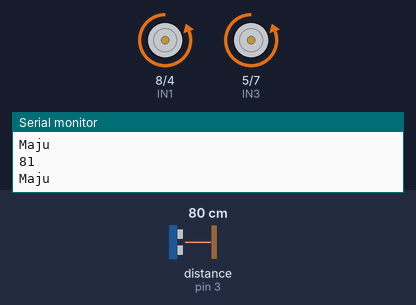
The sketch below on a simulated Arduino Uno, built with avr-gcc and run on an emulated ATmega328P. On the bench: motor-driver pin pairs drawn as motors (green arrow = first pin HIGH = forward, orange = second pin HIGH = backward, longer = more drive, scaled by the enable pin), the last lines printed to the serial monitor. The test bench sets the inputs (shaded band); at power-on: distance to the obstacle (sensor on pin 3) 80 cm. The echo pulse lasts 58.3 µs per cm.

Above: at 1.2 s.
1.3 s: distance to the obstacle (sensor on pin 3) set to 12 cm
2.8 s: distance to the obstacle (sensor on pin 3) set to 9 cm
At 3.5 s:
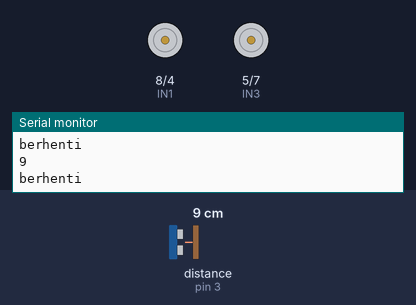
4.3 s: distance to the obstacle (sensor on pin 3) set to 18 cm
At 4.6 s:
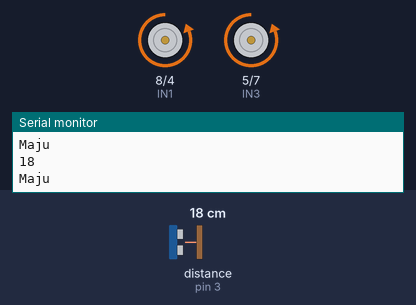
5.8 s: distance to the obstacle (sensor on pin 3) set to 2 cm
At 7.3 s:
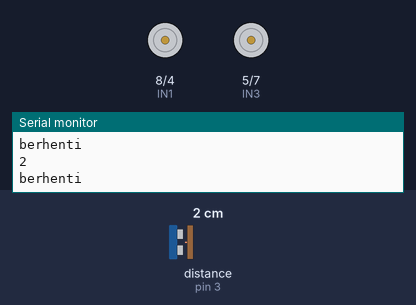
Timing chart, 0 to 8.3 s (numbered marks = the images above; inputs shaded):
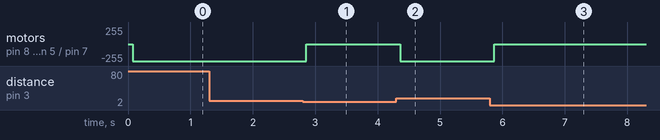

Measured:
- the behaviour switches between 11 and 10 cm on distance to the obstacle (sensor on pin 3) (found by bisection; images 0 and 1)
- after the input at 2.8 s, motor on pin 8 (IN1) / pin 4 (IN2), motor on pin 5 (IN3) / pin 7 (IN4): backward 255/255 → stopped after 0.06 s
- after the input at 4.3 s, motor on pin 8 (IN1) / pin 4 (IN2), motor on pin 5 (IN3) / pin 7 (IN4): stopped → backward 255/255 after 0.06 s
- after the input at 5.8 s, motor on pin 8 (IN1) / pin 4 (IN2), motor on pin 5 (IN3) / pin 7 (IN4): backward 255/255 → stopped after 0.07 s

The sketch:

wallf.ino
```cpp
#include <NewPing.h>
#define TRIGGER_PIN  2
#define ECHO_PIN     3
#define MAX_DISTANCE 200 // Maximum distance we want to ping for (in centimeters). Maximum sensor distance is rated at 400-500cm.

NewPing sonar(TRIGGER_PIN, ECHO_PIN, MAX_DISTANCE);
int IN1 = 8;
int IN2 = 4;
int IN3 = 5;
int IN4 = 7;
int ENA = 9;
int ENB = 6;


void setup() {
  Serial.begin (115200);
  pinMode(ENA, OUTPUT);
  pinMode(ENB, OUTPUT);
  pinMode(IN1, OUTPUT);
  pinMode(IN2, OUTPUT);
  pinMode(IN3, OUTPUT);
  pinMode(IN4, OUTPUT);
  digitalWrite(IN1, LOW);
  digitalWrite(IN2, LOW);
  digitalWrite(IN3, LOW);
  digitalWrite(IN4, LOW);
}

void loop() {
  delay(70);
  int cm = sonar.ping_cm();
  Serial.println(cm);
  if (cm  <= 10){
    Stop();
  }
  else {
    Maju();
  }
}

void Mundur() {
  analogWrite(ENA, 255);
  analogWrite(ENB, 255);
  digitalWrite(IN1, HIGH);
  digitalWrite(IN2, LOW);
  digitalWrite(IN3, HIGH);
  digitalWrite(IN4, LOW);
  Serial.println("Mundur");
}
void Maju() {
  analogWrite(ENA, 255);
  analogWrite(ENB, 255);
  digitalWrite(IN1, LOW);
  digitalWrite(IN2, HIGH);
  digitalWrite(IN3, LOW);
  digitalWrite(IN4, HIGH);
  Serial.println("Maju");
}
void Stop() {
  digitalWrite(IN1, LOW);
  digitalWrite(IN2, LOW);
  digitalWrite(IN3, LOW);
  digitalWrite(IN4, LOW);
  Serial.println("berhenti");
}

void Kiri() {
  analogWrite(ENA, 255);
  analogWrite(ENB, 128);
  digitalWrite(IN1, LOW);
  digitalWrite(IN2, HIGH);
  digitalWrite(IN3, LOW);
  digitalWrite(IN4, HIGH);
}
void Kanan() {
  analogWrite(ENA, 128);
  analogWrite(ENB, 255);
  digitalWrite(IN1, LOW);
  digitalWrite(IN2, HIGH);
  digitalWrite(IN3, LOW);
  digitalWrite(IN4, HIGH);
}
```
